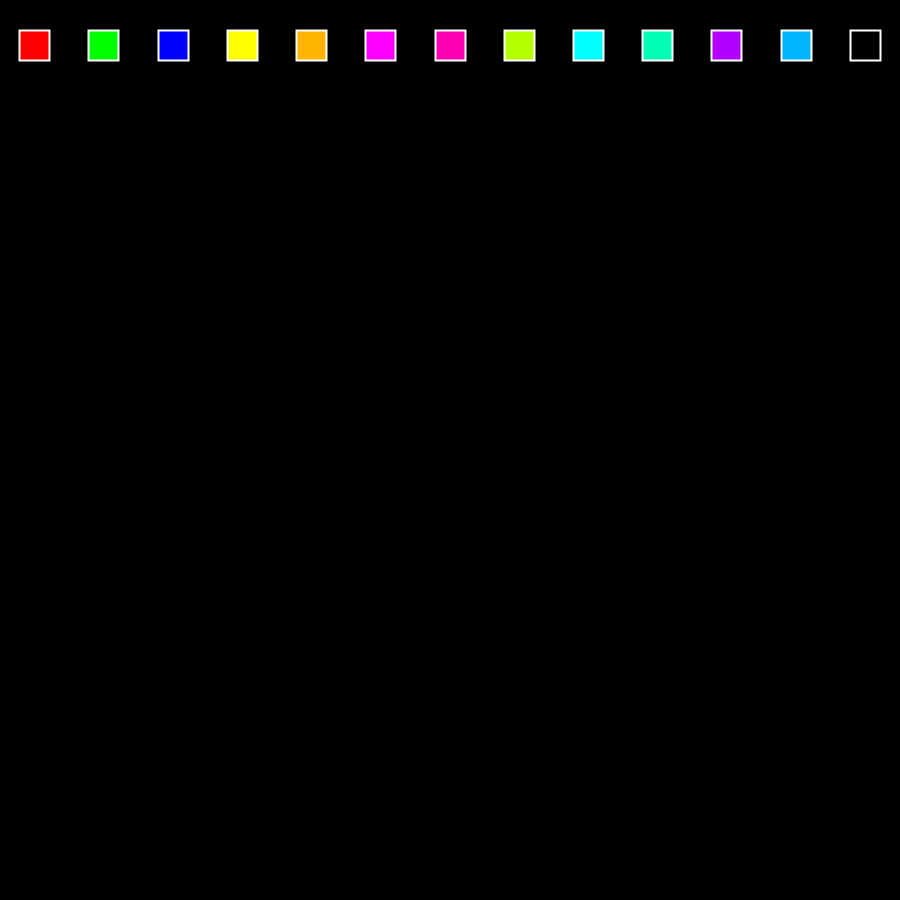
Frame 1 (no input)
Frame 60 (the mouse pressed at the canvas centre just before this capture): identical to frame 1, image omitted
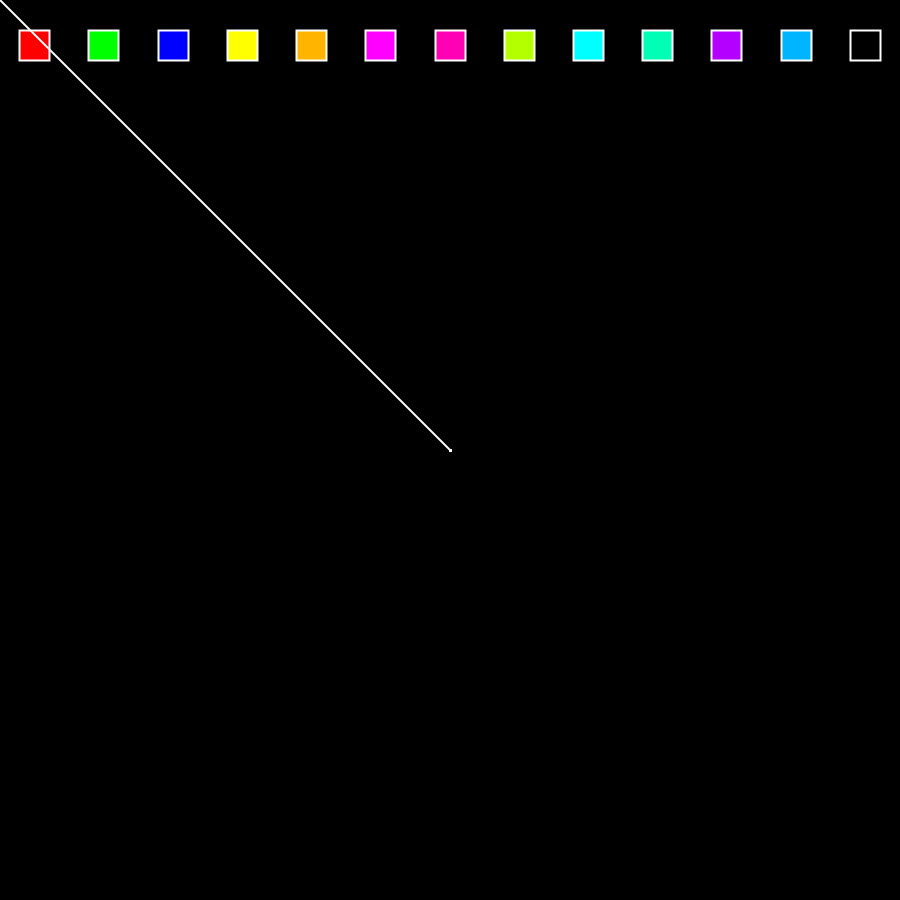
Frame 120 (the mouse held since frame 60 and released just before this capture)

The Processing sketch that drew these frames (run headless with seeded random() and noise(); from frame 60 on, the mouse is pressed at the canvas centre):

// Processing sketch: draw_more
// ── draw_more.pde
String[] colorStrings = {"R", "G", "B", "RG", "Rg", "RB", "Rb", "rG", "GB", "Gb", "rB", "gB", " "};
Palette[] palettes = new Palette[colorStrings.length];

int RED = 0;
int GREEN = 0;
int BLUE = 0;
float paletteSize = 30;
float last_x;
float last_y;

void setup() {
  size(900, 900);
  background(0);
  stroke(255);
  strokeWeight(2);
  
  // setup and center color palettes
  for(int i = 0; i < colorStrings.length; i++) {
    palettes[i] = new Palette((0.5*(width/float(colorStrings.length)-paletteSize) + (width/float(colorStrings.length))*i), 30, paletteSize, colorConvert(colorStrings[i]));
  }
  // draw color palettes
  for(int i = 0; i < palettes.length; i++) {
    palettes[i].display();
  }
}

void draw() {
  for(int i = 0; i < palettes.length; i++) {
    if(mousePressed && palettes[i].detectMouse()) {
      stroke(palettes[i].c);
    }
  }
  
  // drawing function
  if(mousePressed) {
    line(last_x, last_y, mouseX, mouseY);
  }
  // erase function
  if(mousePressed && palettes[colorStrings.length - 1].detectMouse()) {
    setup();
  }
  
  last_x = mouseX;
  last_y = mouseY;
}

// translates colorStrings into actual colors
color colorConvert(String Color) {
    RED = 0; GREEN = 0; BLUE = 0;
    for(int i = 0; i < Color.length(); i++) {
      switch(Color.charAt(i)) {
        case 'R':
          RED = 255;
          break;
        case 'G':
          GREEN = 255;
          break;
        case 'B':
          BLUE = 255;
          break;
        case 'r':
          RED = 180;
          break;
        case 'g':
          GREEN = 180;
          break;
        case 'b':
          BLUE = 180;
          break;  
        case ' ':
          break;
      }  
    }
    return color(RED, GREEN, BLUE);
}



/* Palette Class */
               
class Palette {
  float x, y, size;
  color c;
  
  Palette(float x, float y, float size, color c) {
    this.x = x;
    this.y = y;
    this.size = size;
    this.c = c;
  }
  
  void display() {
    fill(c);
    rect(x, y, size, size);
  }
  
  boolean detectMouse() {
    return (mouseX >= x && mouseX <= x + size) && (mouseY >= y && mouseY <= y + size); 
  }
}
